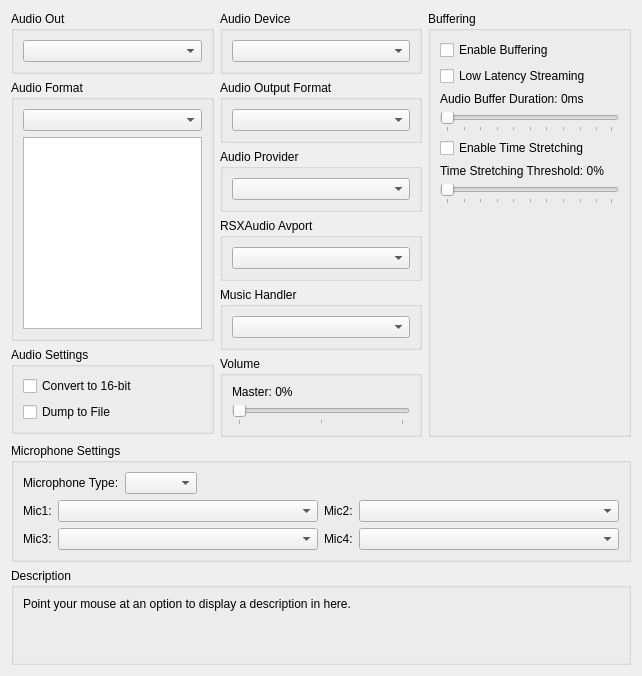
      <widget class="QWidget" name="audioTab">
       <attribute name="title">
        <string>Audio</string>
       </attribute>
       <layout class="QVBoxLayout" name="audioTab_layout" stretch="0,0,1,0">
        <item>
         <layout class="QHBoxLayout" name="audioTabLayoutTop" stretch="1,1,1">
          <item>
           <layout class="QVBoxLayout" name="audioTabLayoutTopLeft">
            <item>
             <widget class="QGroupBox" name="gb_audio_out">
              <property name="title">
               <string>Audio Out</string>
              </property>
              <layout class="QVBoxLayout" name="gb_audio_out_layout">
               <item>
                <widget class="QComboBox" name="audioOutBox"/>
               </item>
              </layout>
             </widget>
            </item>
            <item>
             <widget class="QGroupBox" name="gb_audio_format">
              <property name="title">
               <string>Audio Format</string>
              </property>
              <layout class="QVBoxLayout" name="gb_audio_format_layout">
               <item>
                <widget class="QComboBox" name="combo_audio_format"/>
               </item>
               <item>
                <widget class="QListWidget" name="list_audio_formats">
                 <property name="sizePolicy">
                  <sizepolicy hsizetype="Preferred" vsizetype="Preferred">
                   <horstretch>0</horstretch>
                   <verstretch>0</verstretch>
                  </sizepolicy>
                 </property>
                 <property name="selectionMode">
                  <enum>QAbstractItemView::SelectionMode::ExtendedSelection</enum>
                 </property>
                </widget>
               </item>
              </layout>
             </widget>
            </item>
            <item>
             <widget class="QGroupBox" name="gb_audio_settings">
              <property name="title">
               <string>Audio Settings</string>
              </property>
              <layout class="QVBoxLayout" name="gb_audio_settings_layout">
               <item>
                <widget class="QCheckBox" name="convert">
                 <property name="text">
                  <string>Convert to 16-bit</string>
                 </property>
                </widget>
               </item>
               <item>
                <widget class="QCheckBox" name="audioDump">
                 <property name="text">
                  <string>Dump to File</string>
                 </property>
                </widget>
               </item>
               <item>
                <spacer name="spacer_audio_settings">
                 <property name="orientation">
                  <enum>Qt::Orientation::Vertical</enum>
                 </property>
                 <property name="sizeType">
                  <enum>QSizePolicy::Policy::MinimumExpanding</enum>
                 </property>
                 <property name="sizeHint" stdset="0">
                  <size>
                   <width>0</width>
                   <height>0</height>
                  </size>
                 </property>
                </spacer>
               </item>
              </layout>
             </widget>
            </item>
            <item>
             <spacer name="verticalSpacerAudioLeft">
              <property name="orientation">
               <enum>Qt::Orientation::Vertical</enum>
              </property>
              <property name="sizeType">
               <enum>QSizePolicy::Policy::MinimumExpanding</enum>
              </property>
              <property name="sizeHint" stdset="0">
               <size>
                <width>0</width>
                <height>0</height>
               </size>
              </property>
             </spacer>
            </item>
           </layout>
          </item>
          <item>
           <layout class="QVBoxLayout" name="audioTabLayoutTopMiddle">
            <item>
             <widget class="QGroupBox" name="gb_audio_device">
              <property name="title">
               <string>Audio Device</string>
              </property>
              <layout class="QVBoxLayout" name="gb_audio_device_layout">
               <item>
                <widget class="QComboBox" name="audioDeviceBox"/>
               </item>
              </layout>
             </widget>
            </item>
            <item>
             <widget class="QGroupBox" name="gb_audio_channel_layout">
              <property name="title">
               <string>Audio Output Format</string>
              </property>
              <layout class="QVBoxLayout" name="gb_audio_channel_layout_layout">
               <item>
                <widget class="QComboBox" name="combo_audio_channel_layout"/>
               </item>
              </layout>
             </widget>
            </item>
            <item>
             <widget class="QGroupBox" name="gb_audio_provider">
              <property name="title">
               <string>Audio Provider</string>
              </property>
              <layout class="QVBoxLayout" name="gb_audio_provider_layout">
               <item>
                <widget class="QComboBox" name="audioProviderBox"/>
               </item>
              </layout>
             </widget>
            </item>
            <item>
             <widget class="QGroupBox" name="gb_audio_avport">
              <property name="title">
               <string>RSXAudio Avport</string>
              </property>
              <layout class="QVBoxLayout" name="gb_audio_avport_layout">
               <item>
                <widget class="QComboBox" name="audioAvportBox"/>
               </item>
              </layout>
             </widget>
            </item>
            <item>
             <widget class="QGroupBox" name="gb_music_handler">
              <property name="title">
               <string>Music Handler</string>
              </property>
              <layout class="QVBoxLayout" name="gb_music_handler_layout">
               <item>
                <widget class="QComboBox" name="musicHandlerBox"/>
               </item>
              </layout>
             </widget>
            </item>
            <item>
             <widget class="QGroupBox" name="gb_audio_volume">
              <property name="title">
               <string>Volume</string>
              </property>
              <layout class="QVBoxLayout" name="gb_audio_volume_layout">
               <item>
                <widget class="QWidget" name="master_volume" native="true">
                 <layout class="QVBoxLayout" name="layout_master_volume">
                  <property name="leftMargin">
                   <number>0</number>
                  </property>
                  <property name="topMargin">
                   <number>0</number>
                  </property>
                  <property name="rightMargin">
                   <number>0</number>
                  </property>
                  <property name="bottomMargin">
                   <number>0</number>
                  </property>
                  <item>
                   <widget class="QLabel" name="masterVolumeLabel">
                    <property name="text">
                     <string>Master: 0%</string>
                    </property>
                   </widget>
                  </item>
                  <item>
                   <widget class="QSlider" name="masterVolume">
                    <property name="orientation">
                     <enum>Qt::Orientation::Horizontal</enum>
                    </property>
                    <property name="tickPosition">
                     <enum>QSlider::TickPosition::TicksBelow</enum>
                    </property>
                    <property name="tickInterval">
                     <number>50</number>
                    </property>
                   </widget>
                  </item>
                 </layout>
                </widget>
               </item>
               <item>
                <spacer name="spacer_audio_volume">
                 <property name="orientation">
                  <enum>Qt::Orientation::Vertical</enum>
                 </property>
                 <property name="sizeType">
                  <enum>QSizePolicy::Policy::MinimumExpanding</enum>
                 </property>
                 <property name="sizeHint" stdset="0">
                  <size>
                   <width>0</width>
                   <height>0</height>
                  </size>
                 </property>
                </spacer>
               </item>
              </layout>
             </widget>
            </item>
           </layout>
          </item>
          <item>
           <layout class="QVBoxLayout" name="audioTabLayoutTopRight">
            <item>
             <widget class="QGroupBox" name="gb_audio_buffering">
              <property name="title">
               <string>Buffering</string>
              </property>
              <layout class="QVBoxLayout" name="gb_audio_buffering_layout">
               <item>
                <widget class="QCheckBox" name="enableBuffering">
                 <property name="text">
                  <string>Enable Buffering</string>
                 </property>
                </widget>
               </item>
               <item>
                <widget class="QCheckBox" name="lowLatencyStreaming">
                 <property name="text">
                  <string>Low Latency Streaming</string>
                 </property>
                </widget>
               </item>
               <item>
                <widget class="QWidget" name="audio_buffer_duration" native="true">
                 <layout class="QVBoxLayout" name="layout_audio_buffer_duration">
                  <property name="leftMargin">
                   <number>0</number>
                  </property>
                  <property name="topMargin">
                   <number>0</number>
                  </property>
                  <property name="rightMargin">
                   <number>0</number>
                  </property>
                  <property name="bottomMargin">
                   <number>0</number>
                  </property>
                  <item>
                   <widget class="QLabel" name="audioBufferDurationLabel">
                    <property name="text">
                     <string>Audio Buffer Duration: 0ms</string>
                    </property>
                   </widget>
                  </item>
                  <item>
                   <widget class="QSlider" name="audioBufferDuration">
                    <property name="orientation">
                     <enum>Qt::Orientation::Horizontal</enum>
                    </property>
                    <property name="tickPosition">
                     <enum>QSlider::TickPosition::TicksBelow</enum>
                    </property>
                    <property name="tickInterval">
                     <number>10</number>
                    </property>
                   </widget>
                  </item>
                 </layout>
                </widget>
               </item>
               <item>
                <widget class="QCheckBox" name="enableTimeStretching">
                 <property name="text">
                  <string>Enable Time Stretching</string>
                 </property>
                </widget>
               </item>
               <item>
                <widget class="QWidget" name="time_stretching_threshold" native="true">
                 <layout class="QVBoxLayout" name="layout_time_stretching_threshold">
                  <property name="leftMargin">
                   <number>0</number>
                  </property>
                  <property name="topMargin">
                   <number>0</number>
                  </property>
                  <property name="rightMargin">
                   <number>0</number>
                  </property>
                  <property name="bottomMargin">
                   <number>0</number>
                  </property>
                  <item>
                   <widget class="QLabel" name="timeStretchingThresholdLabel">
                    <property name="text">
                     <string>Time Stretching Threshold: 0%</string>
                    </property>
                   </widget>
                  </item>
                  <item>
                   <widget class="QSlider" name="timeStretchingThreshold">
                    <property name="orientation">
                     <enum>Qt::Orientation::Horizontal</enum>
                    </property>
                    <property name="tickPosition">
                     <enum>QSlider::TickPosition::TicksBelow</enum>
                    </property>
                    <property name="tickInterval">
                     <number>10</number>
                    </property>
                   </widget>
                  </item>
                 </layout>
                </widget>
               </item>
               <item>
                <spacer name="verticalSpacerAudioRight">
                 <property name="orientation">
                  <enum>Qt::Orientation::Vertical</enum>
                 </property>
                 <property name="sizeType">
                  <enum>QSizePolicy::Policy::MinimumExpanding</enum>
                 </property>
                 <property name="sizeHint" stdset="0">
                  <size>
                   <width>0</width>
                   <height>0</height>
                  </size>
                 </property>
                </spacer>
               </item>
              </layout>
             </widget>
            </item>
           </layout>
          </item>
         </layout>
        </item>
        <item>
         <widget class="QGroupBox" name="gb_microphone_settings">
          <property name="title">
           <string>Microphone Settings</string>
          </property>
          <layout class="QVBoxLayout" name="gb_microphone_settings_layout">
           <item>
            <layout class="QHBoxLayout" name="microphoneLayoutTop">
             <item>
              <widget class="QLabel" name="microphoneLabel">
               <property name="text">
                <string>Microphone Type:</string>
               </property>
              </widget>
             </item>
             <item>
              <widget class="QComboBox" name="microphoneBox"/>
             </item>
             <item>
              <spacer name="microphoneSpacer">
               <property name="orientation">
                <enum>Qt::Orientation::Horizontal</enum>
               </property>
               <property name="sizeType">
                <enum>QSizePolicy::Policy::MinimumExpanding</enum>
               </property>
               <property name="sizeHint" stdset="0">
                <size>
                 <width>0</width>
                 <height>0</height>
                </size>
               </property>
              </spacer>
             </item>
            </layout>
           </item>
           <item>
            <layout class="QHBoxLayout" name="microphoneLayoutBottom">
             <item>
              <layout class="QVBoxLayout" name="microphoneLayoutLabel1and3">
               <item>
                <widget class="QLabel" name="microphone1Label">
                 <property name="sizePolicy">
                  <sizepolicy hsizetype="Minimum" vsizetype="Preferred">
                   <horstretch>0</horstretch>
                   <verstretch>0</verstretch>
                  </sizepolicy>
                 </property>
                 <property name="text">
                  <string>Mic1:</string>
                 </property>
                </widget>
               </item>
               <item>
                <widget class="QLabel" name="microphone3Label">
                 <property name="sizePolicy">
                  <sizepolicy hsizetype="Minimum" vsizetype="Preferred">
                   <horstretch>0</horstretch>
                   <verstretch>0</verstretch>
                  </sizepolicy>
                 </property>
                 <property name="text">
                  <string>Mic3:</string>
                 </property>
                </widget>
               </item>
              </layout>
             </item>
             <item>
              <layout class="QVBoxLayout" name="microphoneLayoutBox1and3">
               <item>
                <widget class="QComboBox" name="microphone1Box">
                 <property name="sizePolicy">
                  <sizepolicy hsizetype="Expanding" vsizetype="Fixed">
                   <horstretch>0</horstretch>
                   <verstretch>0</verstretch>
                  </sizepolicy>
                 </property>
                </widget>
               </item>
               <item>
                <widget class="QComboBox" name="microphone3Box">
                 <property name="sizePolicy">
                  <sizepolicy hsizetype="Expanding" vsizetype="Fixed">
                   <horstretch>0</horstretch>
                   <verstretch>0</verstretch>
                  </sizepolicy>
                 </property>
                </widget>
               </item>
              </layout>
             </item>
             <item>
              <layout class="QVBoxLayout" name="microphoneLayoutLabel2and4">
               <item>
                <widget class="QLabel" name="microphone2Label">
                 <property name="sizePolicy">
                  <sizepolicy hsizetype="Minimum" vsizetype="Preferred">
                   <horstretch>0</horstretch>
                   <verstretch>0</verstretch>
                  </sizepolicy>
                 </property>
                 <property name="text">
                  <string>Mic2:</string>
                 </property>
                </widget>
               </item>
               <item>
                <widget class="QLabel" name="microphone4Label">
                 <property name="sizePolicy">
                  <sizepolicy hsizetype="Minimum" vsizetype="Preferred">
                   <horstretch>0</horstretch>
                   <verstretch>0</verstretch>
                  </sizepolicy>
                 </property>
                 <property name="text">
                  <string>Mic4:</string>
                 </property>
                </widget>
               </item>
              </layout>
             </item>
             <item>
              <layout class="QVBoxLayout" name="microphoneLayoutBox2and4">
               <item>
                <widget class="QComboBox" name="microphone2Box">
                 <property name="sizePolicy">
                  <sizepolicy hsizetype="Expanding" vsizetype="Fixed">
                   <horstretch>0</horstretch>
                   <verstretch>0</verstretch>
                  </sizepolicy>
                 </property>
                </widget>
               </item>
               <item>
                <widget class="QComboBox" name="microphone4Box">
                 <property name="sizePolicy">
                  <sizepolicy hsizetype="Expanding" vsizetype="Fixed">
                   <horstretch>0</horstretch>
                   <verstretch>0</verstretch>
                  </sizepolicy>
                 </property>
                </widget>
               </item>
              </layout>
             </item>
            </layout>
           </item>
          </layout>
         </widget>
        </item>
        <item>
         <spacer name="audioTabSpacer">
          <property name="orientation">
           <enum>Qt::Orientation::Vertical</enum>
          </property>
          <property name="sizeType">
           <enum>QSizePolicy::Policy::MinimumExpanding</enum>
          </property>
          <property name="sizeHint" stdset="0">
           <size>
            <width>0</width>
            <height>0</height>
           </size>
          </property>
         </spacer>
        </item>
        <item>
         <widget class="QGroupBox" name="gb_description_audio">
          <property name="title">
           <string>Description</string>
          </property>
          <layout class="QVBoxLayout" name="gb_description_audio_layout">
           <item>
            <widget class="QLabel" name="description_audio">
             <property name="text">
              <string>Point your mouse at an option to display a description in here.


</string>
             </property>
             <property name="textFormat">
              <enum>Qt::TextFormat::PlainText</enum>
             </property>
             <property name="alignment">
              <set>Qt::AlignmentFlag::AlignLeading|Qt::AlignmentFlag::AlignLeft|Qt::AlignmentFlag::AlignTop</set>
             </property>
             <property name="wordWrap">
              <bool>true</bool>
             </property>
            </widget>
           </item>
          </layout>
         </widget>
        </item>
       </layout>
      </widget>
